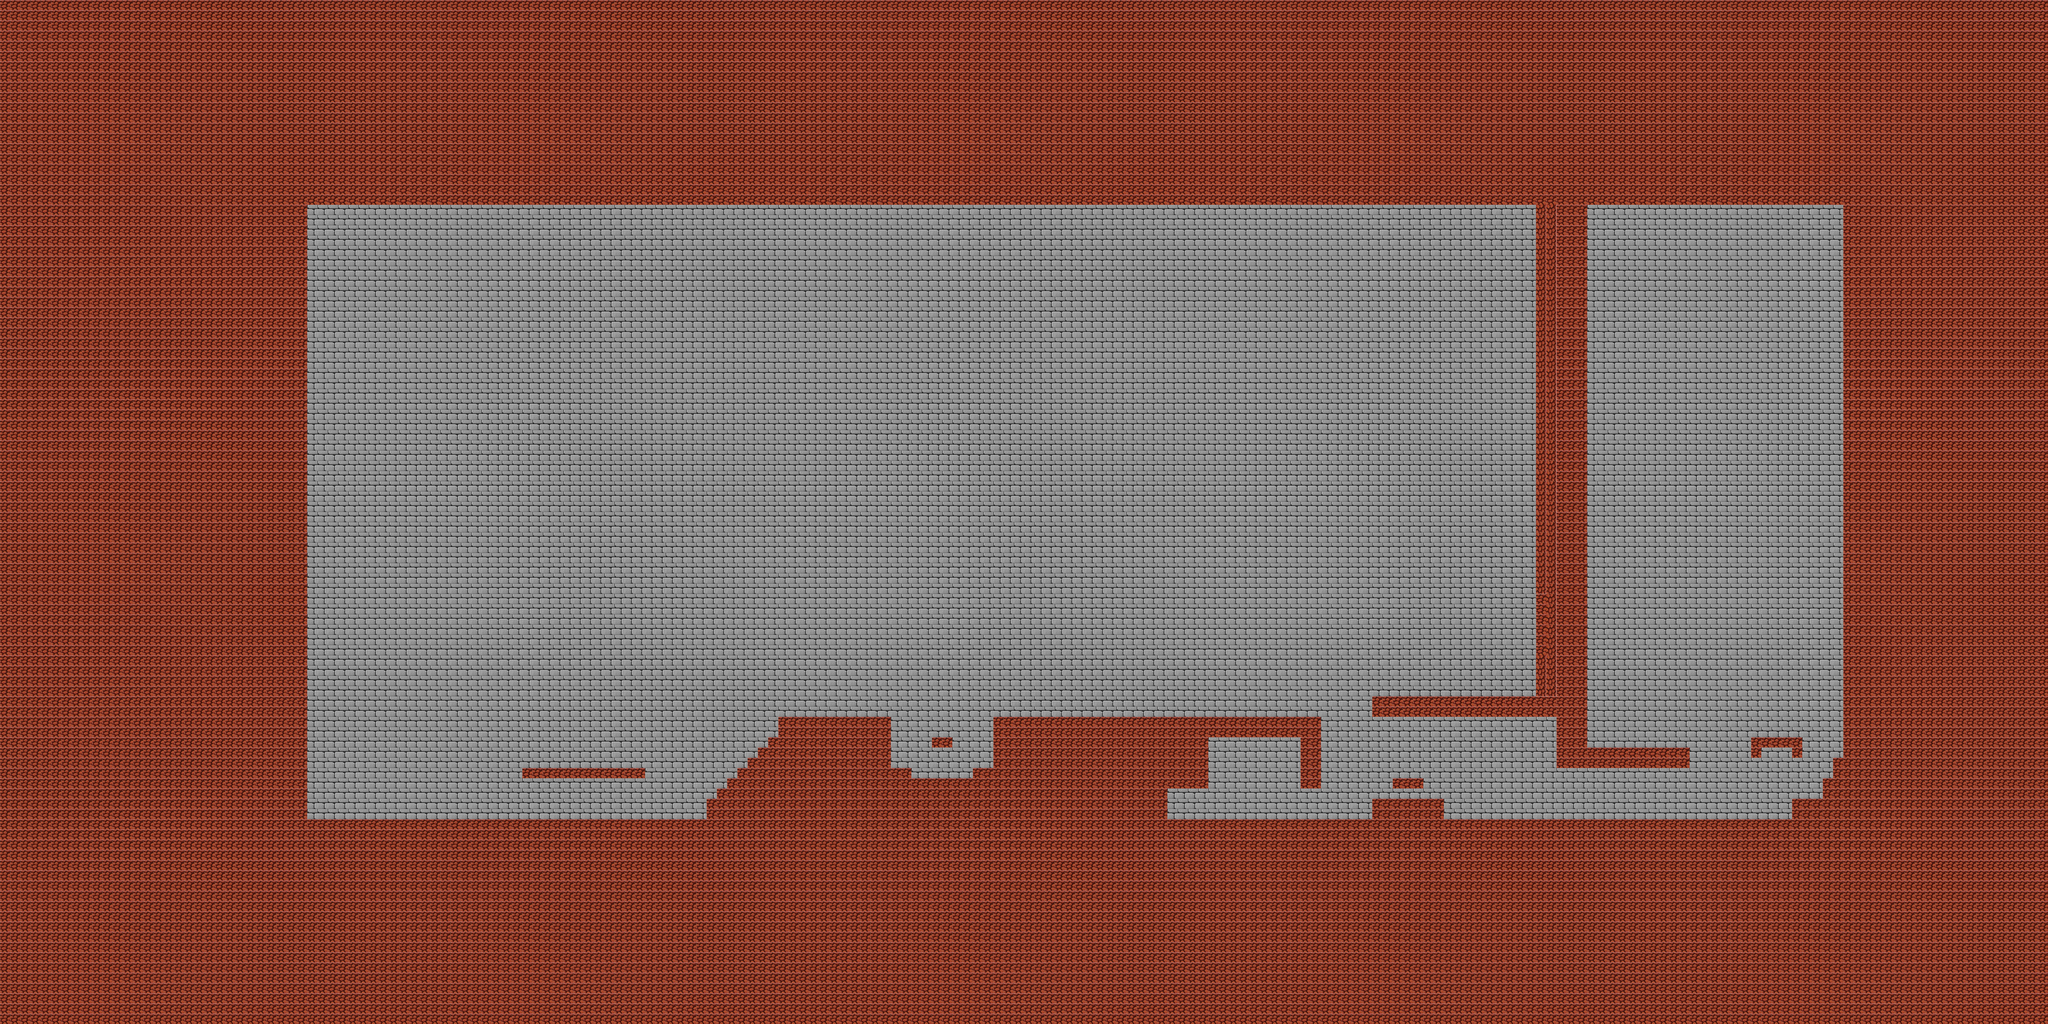

The image is a tile-based game level rendered from a .tmx file. Its description and source (layers, tilesets, objects; grid data summarised) follow:
An orthogonal 200x100 tile map with 32x32 px tiles, 2 tile layers (Background, Blocks).

<map version="1.10" tiledversion="1.10.2" orientation="orthogonal" renderorder="right-down" width="200" height="100" tilewidth="32" tileheight="32" infinite="0" nextlayerid="4" nextobjectid="1">
 <tileset firstgid="1" source="blockset.tsx" />
 <layer id="1" name="Background" width="200" height="100">
  <data>[20000 cells, 20000 non-empty, 1 distinct tile ids]</data>
 </layer>
 <layer id="3" name="Blocks" width="200" height="100">
  <data>[20000 cells, 11790 non-empty, 1 distinct tile ids]</data>
 </layer>
</map>
